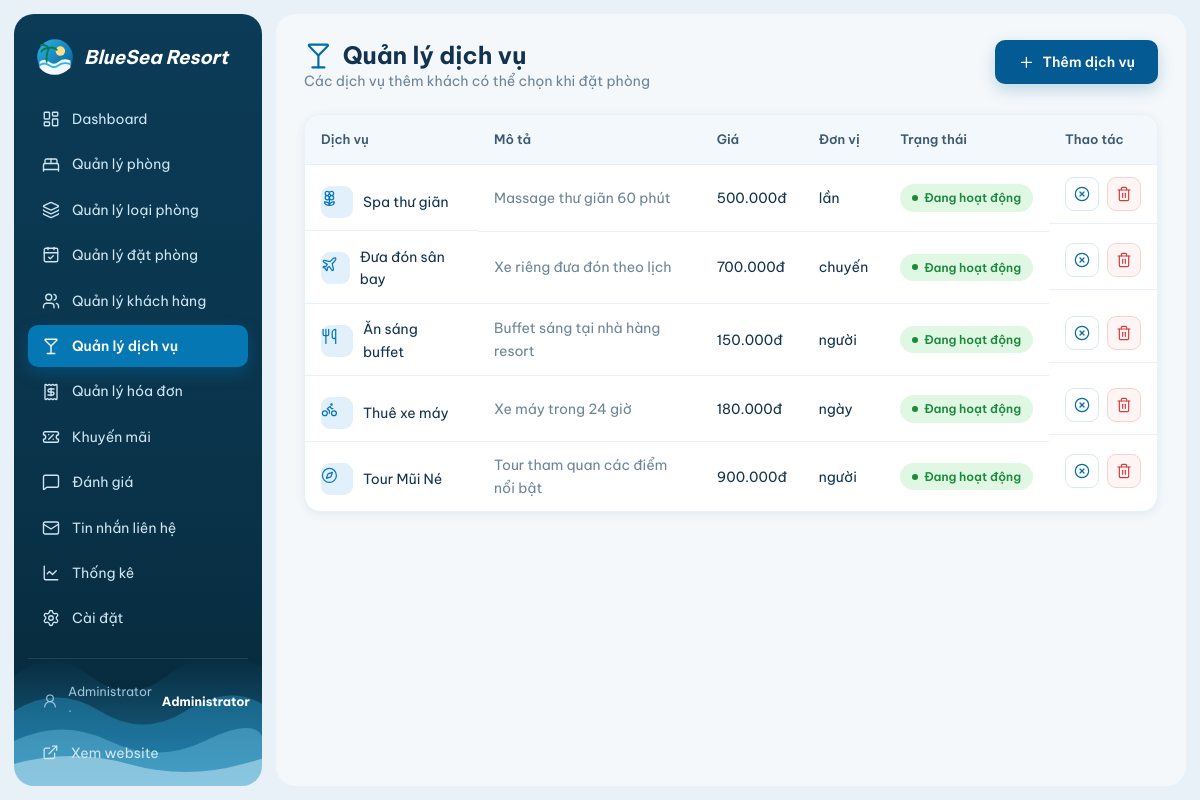
The app's page /admin/services.php (signed in) with its own data.
### tables this page shows
CREATE TABLE services (
 id INT AUTO_INCREMENT PRIMARY KEY,
 name VARCHAR(120) NOT NULL,
 description VARCHAR(255),
 price DECIMAL(12,0) NOT NULL,
 unit VARCHAR(50) DEFAULT 'lần',
 active TINYINT(1) DEFAULT 1
);

### config/app.php (called while the page is built, shortened)
<?php
require_once __DIR__ . '/../includes/icons.php';
function e($value) {
    return htmlspecialchars((string)$value, ENT_QUOTES, 'UTF-8');
}
function money($v) {
    return number_format((float)$v, 0, ',', '.') . 'đ';
}
function service_icon($name) {
    $n = mb_strtolower((string)$name, 'UTF-8');
    if (strpos($n, 'spa') !== false || strpos($n, 'massage') !== false) return 'flower-2';
    if (strpos($n, 'đưa đón') !== false || strpos($n, 'sân bay') !== false) return 'plane';
    if (strpos($n, 'ăn') !== false || strpos($n, 'nhà hàng') !== false || strpos($n, 'buffet') !== false) return 'utensils';
    if (strpos($n, 'xe') !== false) return 'bike';
    if (strpos($n, 'tour') !== false) return 'compass';
    return 'sparkles';
}
?>

### admin/services.php (the view, shortened to what this page needs)
<?php
require_once '../config/database.php';
require_once '../config/app.php';
$items = $pdo->query("SELECT * FROM services ORDER BY id")->fetchAll();
include '../includes/admin_header.php';
?>
<div class="admin-head">
    <div><h1><?= icon('martini') ?>Quản lý dịch vụ</h1><p>Các dịch vụ thêm khách có thể chọn khi đặt phòng</p></div>
    <button class="btn btn-primary" type="button" data-open-dialog="dlg-add-svc"><?= icon('plus') ?>Thêm dịch vụ</button>
</div>
<div class="table-wrap">
    <table class="table">
        <tr><th>Dịch vụ</th><th>Mô tả</th><th>Giá</th><th>Đơn vị</th><th>Trạng thái</th><th>Thao tác</th></tr>
        <?php foreach ($items as $s): ?>
        <tr>
            <td style="display:flex;align-items:center;gap:10px"><span class="ico ico-blue" style="width:32px;height:32px;border-radius:9px"><?= icon(service_icon($s['name'])) ?></span><?= e($s['name']) ?></td>
            <td class="muted"><?= e($s['description']) ?></td>
            <td><?= money($s['price']) ?></td>
            <td><?= e($s['unit']) ?></td>
            <td><span class="badge badge-<?= $s['active'] ? 'ok' : 'bad' ?>"><?= $s['active'] ? 'Đang hoạt động' : 'Đã ẩn' ?></span></td>
            <td class="actions">
                <form method="post"><?= csrf_field() ?><input type="hidden" name="action" value="toggle"><input type="hidden" name="id" value="<?= (int)$s['id'] ?>">
                    <button class="act" type="submit" title="<?= $s['active'] ? 'Ẩn dịch vụ' : 'Bật lại' ?>"><?= icon($s['active'] ? 'circle-x' : 'circle-check') ?></button></form>
                <form method="post" data-confirm="Xóa dịch vụ <?= e($s['name']) ?>?"><?= csrf_field() ?><input type="hidden" name="action" value="delete"><input type="hidden" name="id" value="<?= (int)$s['id'] ?>">
                    <button class="act del" type="submit" title="Xóa"><?= icon('trash-2') ?></button></form>
            </td>
        </tr>
        <?php endforeach; ?>
    </table>
</div>
<?php include '../includes/admin_footer.php'; ?>

### includes/icons.php (shortened to what this page needs)
<?php
function icon(string $name, string $class = ''): string {
    $paths = $GLOBALS['__icons'][$name] ?? '';
    $cls = trim('icon ' . $class);
    return '<svg class="' . $cls . '" xmlns="http://www.w3.org/2000/svg" viewBox="0 0 24 24" fill="none" stroke="currentColor" stroke-width="1.8" stroke-linecap="round" stroke-linejoin="round" aria-hidden="true">' . $paths . '</svg>';
}

### assets/css/style.css (style rules this page uses)
:root { --ink:#12324f; --ink-2:#3d5a73; --muted:#6b8499; --line:#d9e7f0; --line-2:#e8f1f7; --bg:#eaf3fa; --white:#fff; --primary:#045a92; --primary-600:#03497a; --primary-500:#056ca2; --accent:#1e9bfe; --sky:#e4f2fb; --sky-2:#f0f7fc; --sand:#f6e6b8; --ok:#1a8a3d; --ok-bg:#e0f7e3; --warn:#a86500; --warn-bg:#feedc0; --bad:#d13d3d; --bad-bg:#fbe3e2; --info:#0a6aa5; --info-bg:#e1f0fb; --navy:#0a344b; --navy-2:#062637; --r-sm:8px; --r:12px; --r-lg:18px; --r-xl:24px; --shadow:0 10px 30px rgba(12,74,120,.10); --shadow-sm:0 2px 10px rgba(12,74,120,.08); --font:"Be Vietnam Pro",system-ui,-apple-system,"Segoe UI",Roboto,Arial,sans-serif; --script:"Great Vibes","Segoe Script","Brush Script MT",cursive; }
*,*::before,*::after { box-sizing:border-box }
html { scroll-behavior:smooth;-webkit-text-size-adjust:100% }
body { margin:0;font-family:var(--font);font-size:15px;line-height:1.6;color:var(--ink);background:linear-gradient(180deg,#cfe5f5 0,#e4f1fa 380px,#f2f8fc 900px) fixed;min-height:100vh;display:flex;flex-direction:column }
img,svg { max-width:100% }
h1,h2,h3,h4 { margin:0;line-height:1.25;color:var(--ink) }
p { margin:0 }
button,input,select,textarea { font:inherit;color:inherit }
.muted { color:var(--muted) }
.icon { width:1.2em;height:1.2em;flex:none;vertical-align:middle }
.btn { display:inline-flex;align-items:center;justify-content:center;gap:8px;height:44px;padding:0 22px;border:1px solid transparent;border-radius:10px;font-weight:600;font-size:14px;cursor:pointer;transition:background .15s,border-color .15s,box-shadow .15s;white-space:nowrap }
.btn-primary { background:var(--primary);color:#fff;box-shadow:0 6px 16px rgba(4,90,146,.22) }
.badge { display:inline-flex;align-items:center;gap:6px;padding:4px 12px;border-radius:999px;font-size:12px;font-weight:600;white-space:nowrap }
.badge::before { content:"";width:6px;height:6px;border-radius:50%;background:currentColor }
.badge-ok { background:var(--ok-bg);color:var(--ok) }
.admin-body { background:#e8f1f8;display:block }
.sidebar nav .icon { width:18px;height:18px }
.admin-head { display:flex;justify-content:space-between;align-items:flex-start;gap:16px;margin-bottom:22px;flex-wrap:wrap }
.admin-head h1 { font-size:24px;font-weight:700;display:flex;align-items:center;gap:10px }
.admin-head h1 .icon { color:var(--primary-500) }
.admin-head p { color:var(--muted);font-size:14px }
.ico-blue { background:#e1f0fb;color:#0a78bd }
.table-wrap { overflow:auto;background:#fff;border-radius:16px;box-shadow:var(--shadow-sm);border:1px solid var(--line-2) }
table.table { width:100%;border-collapse:collapse }
.table th { padding:14px 16px;text-align:left;font-size:13px;font-weight:600;color:var(--ink-2);background:#f3f8fc;border-bottom:1px solid var(--line-2);white-space:nowrap }
.table td { padding:12px 16px;border-bottom:1px solid var(--line-2);font-size:14px;vertical-align:middle }
.table tr:last-child td { border-bottom:0 }
.actions { display:flex;gap:8px }
.act { width:34px;height:34px;border-radius:9px;display:inline-grid;place-items:center;border:1px solid var(--line);background:#fff;color:var(--primary-500);cursor:pointer }
.act .icon { width:16px;height:16px }
.act.del { color:var(--bad);background:#fff5f4;border-color:#f6d3d0 }
.role-tag .icon { width:16px;height:16px }
.actions form { display:inline-flex;margin:0 }

### records on screen
services: name "Spa thư giãn", description "Massage thư giãn 60 phút", price "500.000đ", unit "lần", active "Đang hoạt động"
services: name "Đưa đón sân bay", description "Xe riêng đưa đón theo lịch", price "700.000đ", unit "chuyến", active "Đang hoạt động"
services: name "Ăn sáng buffet", description "Buffet sáng tại nhà hàng resort", price "150.000đ", unit "người", active "Đang hoạt động"
services: name "Thuê xe máy", description "Xe máy trong 24 giờ", price "180.000đ", unit "ngày", active "Đang hoạt động"
services: name "Tour Mũi Né", description "Tour tham quan các điểm nổi bật", price "900.000đ", unit "người", active "Đang hoạt động"

### other values on screen
$label "Dashboard"
$label "Quản lý phòng"
$label "Quản lý loại phòng"
$label "Quản lý đặt phòng"
$label "Quản lý khách hàng"
$label "Quản lý dịch vụ"
$label "Quản lý hóa đơn"
$label "Khuyến mãi"
$label "Đánh giá"
$label "Tin nhắn liên hệ"
$label "Thống kê"
$label "Cài đặt"
$_SESSION['admin']['name'] "Administrator"
